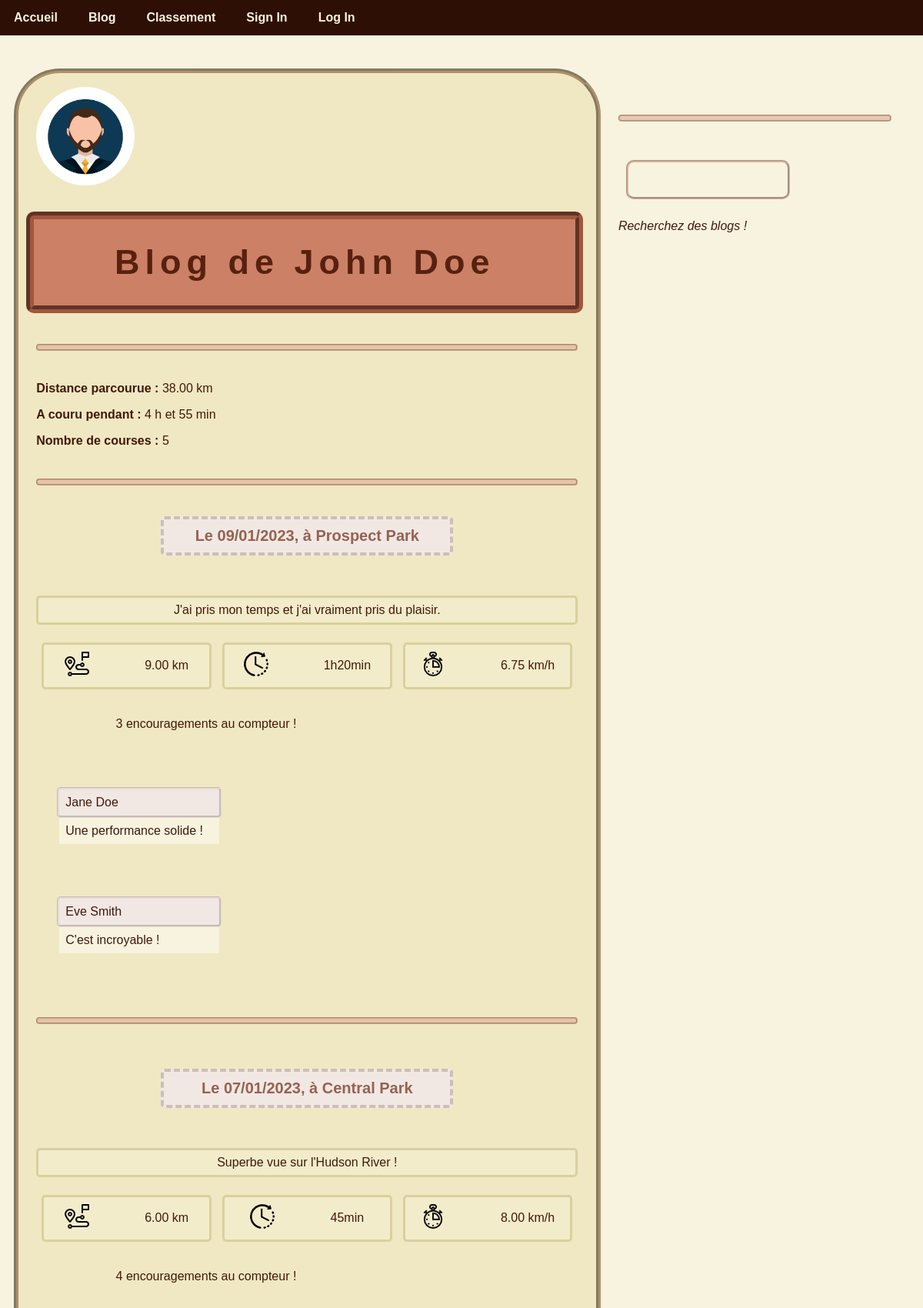
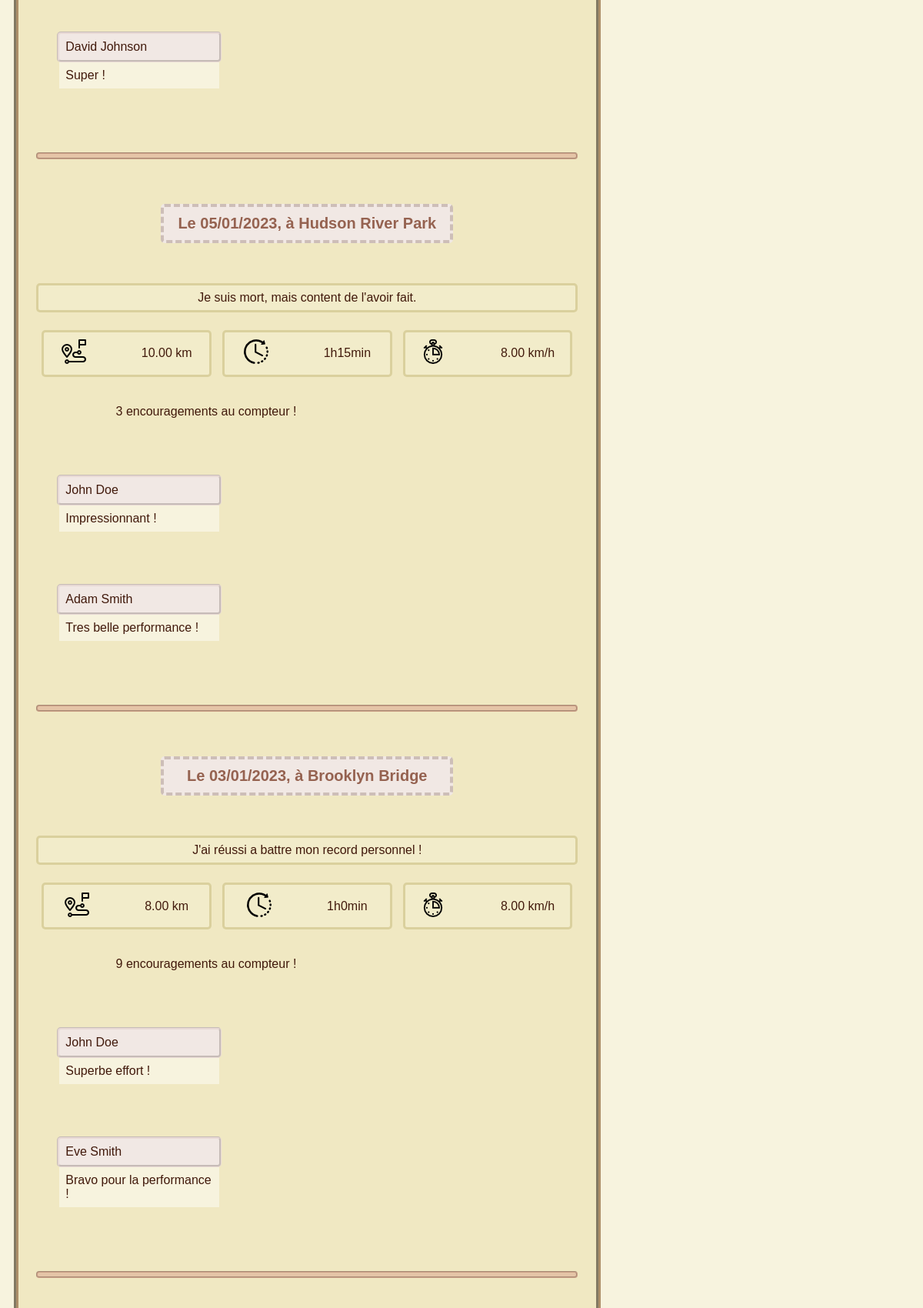
Screenshot of /blog.php?blog=1 (upper part) with the database file from the repository (2 pictures, top to bottom).
### tables this page shows
CREATE TABLE IF NOT EXISTS `utilisateur` (
`ID_utilisateur` int(11) NOT NULL,
  `nom` varchar(50) NOT NULL,
  `prenom` varchar(50) NOT NULL,
  `email` varchar(50) NOT NULL,
  `mot_de_passe` varchar(50) NOT NULL,
  `date_naissance` date NOT NULL,
  `date_inscription` date NOT NULL,
  `avatar` varchar(255) DEFAULT NULL
);

CREATE TABLE IF NOT EXISTS `post` (
`ID_post` int(11) NOT NULL,
  `ID_utilisateur` int(11) NOT NULL,
  `date` date NOT NULL,
  `distance` int(11) NOT NULL,
  `temps` time NOT NULL,
  `lieu` varchar(50) NOT NULL,
  `description` varchar(255) DEFAULT NULL
);

CREATE TABLE IF NOT EXISTS `commentaire` (
  `ID_post` int(11) NOT NULL,
  `ID_utilisateur` int(11) NOT NULL,
  `date` datetime NOT NULL,
  `texte` varchar(255) NOT NULL
);

### SousPages/SqlFunctions/sqlfunction_blog.php (called while the page is built, shortened)
<?php
function select_blog_limited($connexion, $id, $limit) {
    $sql = "SELECT
    utilisateur.nom as nom,
    utilisateur.prenom as prenom,
    post.id_post as id_post,
    post.date as date,
    ROUND(post.distance / 1000, 2) as distance,
    HOUR(post.temps) as temps_heures,
    MINUTE(post.temps) as temps_minutes,
    SECOND(post.temps) as temps_secondes,
    ROUND((post.distance / 1000) /((HOUR(post.temps) * 3600 + MINUTE(post.temps) * 60 + SECOND(post.temps)) / 3600), 2) as vitesse,
    post.description as description,
    post.lieu as lieu,
    post.id_post as ID_post
    FROM
        post INNER JOIN utilisateur
            ON post.ID_utilisateur = utilisateur.ID_utilisateur
    WHERE
        post.ID_utilisateur = '".$id."'
    ORDER BY
        post.date DESC
    LIMIT ".$limit.";
    ";
    $result = $connexion->query($sql);
    return $result;
}
function select_titre_blog($connexion, $blog) {
    $sql = "SELECT
                utilisateur.nom as nom,
                utilisateur.prenom as prenom,
                utilisateur.avatar as avatar
            FROM
                utilisateur
            WHERE
                utilisateur.id_utilisateur = '".$blog."'
            ;";
    $result = $connexion->query($sql);
    return $result;
}
?>

### SousPages/calcul_image_size.php (called while the page is built)
<?php
if ($width > $height) {
    $height = $height * $max / $width;
    $width = $max;
} else {
    $width = $width * $max / $height;
    $height = $max;
}
?>

### SousPages/SqlFunctions/sqlfunction_accueil.php (called while the page is built, shortened)
<?php
function count_like($connexion, $id_post) {
    $sql = "SELECT COUNT(*) as nb_like FROM liker WHERE id_post = '".$id_post."'";
    $result = $connexion->query($sql);
    return $result;
}
function find_comments($connexion, $id_post) {
    $sql = "SELECT
                commentaire.id_post as id_post,
                commentaire.id_utilisateur as id_utilisateur,
                commentaire.date as date,
                commentaire.texte as texte,
                utilisateur.nom as nom,
                utilisateur.prenom as prenom
            FROM
                commentaire INNER JOIN utilisateur
                    ON commentaire.id_utilisateur = utilisateur.id_utilisateur
            WHERE
                id_post = '".$id_post."'
            ORDER BY date DESC";
    $result = $connexion->query($sql);
    return $result;
}
?>

### SousPages/like_comment.php (the view, shortened to what this page needs)
<?php
echo "
                    </div>
                </div>";
echo "
            </div>
            <div class='boxtext'></div>
        </div>";
$comments = find_comments($connexion, $row['id_post']);
while ($comment = $comments->fetch()) {
    echo "
        <br><br>
        <div class='box-invisible'>
            <div class='boxtext'>
                <p class='commentuser'>".$comment['prenom']." ".$comment['nom']."</p>
                <p class='commenttext'>".$comment['texte']."</p>";
    echo "
            </div>
            <div class='boximage'></div>
            <div class='boximage'></div>
        </div><br>";
}
?>

### blog.php (shortened to what this page needs)
<!DOCTYPE html>
<html lang="fr">
<head>
<?php include("SousPages/header.php");?>
</head>
<body>
<?php include("SousPages/navbar.php");?>
<?php
    $connexion = connect_db();
?>
<div class="row">
    <div class="column-main">
        <?php
            if (isset($_GET["blog"])) {
                $blog = $_GET["blog"];
            } else if (isset($_COOKIE["id_utilisateur"])) {
                $blog = $_COOKIE["id_utilisateur"];
                ?>
                <form name="formauto" method="get" action="#">
                    <input type="hidden" name="blog" value="<?php echo $blog;?>">
                </form>
                <script>
                    document.forms["formauto"].submit();
                </script>
                <?php
            } else if (isset($_POST["blog"])) {
                $blog = $_POST["blog"];
                ?>
                <form name="formauto" method="get" action="#">
                    <input type="hidden" name="blog" value="<?php echo $blog;?>">
                </form>
                <script>
                    document.forms["formauto"].submit();
                </script>
                <?php
            } else {
                $blog = 0;
            }
            if (isset($_GET["nb_post"])) {
                $nb_post = $_GET["nb_post"];
            } else {
                $nb_post = 10;
            }
            if ($blog == 0) {
                echo "<p>Tu n'es sur aucun blog. Connecte toi pour en avoir un, ou recherche celui de quelqu'un d'autre.<p>";
            } else {
                $titre = select_titre_blog($connexion, $blog);
                $titre = $titre->fetch();
                $max = 128;
                list($width, $height, $type, $attr) = getimagesize($titre["avatar"]);
                include("SousPages/calcul_image_size.php");
                echo "<div><br>";
                echo "<img src='".$titre["avatar"]."' class='avatar' height='".$height."' width='".$width."' >";
                echo "</div>";
                echo "<h1> Blog de ".$titre['prenom']." ".$titre['nom']."</h1>";
                include('SousPages/show_stats.php');
                echo "<hr>";
                if ($nb_post == "no_limit") {
                    $result = select_blog($connexion, $blog);
                } else {
                    $result = select_blog_limited($connexion, $blog, $nb_post);
                }
                while ($row = $result->fetch()) {
                    $count_like = count_like($connexion, $row['id_post']);
                    $count_like = $count_like->fetch();
                    include("SousPages/contenu_blog.php");
                    include("SousPages/like_comment.php");
                            ?>
                            <?php
                    echo "<br><hr><br>";
                }
                    ?>
                    <?php
            }
        ?>
    </div>
    <div class="column-side">
        <div>
            <?php include("AJAX/recherche_blog.php"); ?>
        </div>
    </div>
</div>
</body>
</html>

### SousPages/contenu_blog.php (shortened to what this page needs)
<?php
$date = date_create($row['date']);
$date = date_format($date, 'd/m/Y');
echo "
<p class='location'>Le ".$date.", à ".$row['lieu']."</p><br><br>";
if(!($row['description']=="")){
    echo "<p class='box'>".$row['description']."</p>";
}
echo "
<div class='row'>
    <div class='column-third-no-bg'>
        <div class='box'>
            <div class='boximage'>
                <img src='./Icones/distance.png'>
            </div>
            <div class='boxtext'>
                <p>".$row['distance']." km</p>
            </div>
        </div>
    </div>
    <div class='column-third-no-bg'>
        <div class='box'>
            <div class='boximage'>
                <img src='./Icones/duree.png'>
            </div>
            <div class='boxtext'>";
                if ($row['temps_heures'] == 0) {
                    echo "<p>".$row['temps_minutes']."min</p>";
                } else {
                    echo "<p>".$row['temps_heures']."h".$row['temps_minutes']."min</p>";
                }
        echo "</div>
        </div>
    </div>
    <div class='column-third-no-bg'>
        <div class='box'>
            <div class='boximage'>
                <img src='./Icones/vitesse.png'>
            </div>
            <div class='boxtext'>
                <p>".$row['vitesse']." km/h</p>
            </div>
        </div>
    </div>
</div>
<div class='row'>
    <div class='column-third-no-bg'>
        <div class='box-invisible'>
            <div class='boxtext'>
                <p>".$count_like['nb_like']." encouragements au compteur !</p>
            </div>
            <div class='boximage'>";
?>

### Styles/style.css (style rules this page uses)
:root { --font: verdana, sans-serif; --white: hsl(50, 60%, 92%); --red-white: hsl(15, 30%, 92%); --light-yellow: hsl(50, 60%, 85%) }
body { margin-top: 0; margin-bottom:0; padding: 10px 10px; background-color: var(--white); }
h1, h2 { font-family: var(--font); color:hsl(15, 70%, 20%); text-align: center; letter-spacing: 1px; }
h1 { font-size: 45px; font-family: century gothic, sans-serif; letter-spacing: 7px; margin: 30px auto 30px -13px; padding: 30px 0px 30px 0px; width: 100%; background-color: hsl(15, 50%, 60%); border-radius: 10px; border-style: groove; border-width: 10px; border-color: hsla(15, 50%, 40%, 80%); }
hr { height: 5px; margin-top: 40px; margin-bottom: 40px; color: hsl(15, 50%, 50%); background-color: hsla(15, 50%, 70%, 50%); border-width: 2px; border-color: hsla(15, 30%, 50%, 40%); border-radius: 4px; border-style: groove; }
p { font-family: var(--font); color: hsl(15, 70%, 15%); }
.location { font-weight: bold; font-size: 20px; text-align: center; color: hsl(15, 30%, 45%); margin: auto; padding: 10px; width: 50%; border-radius: 5px; border-style: dashed; border-width: 4px; border-color: hsla(15, 70%, 15%, 20%); background-color: var(--red-white); ; }
.commentuser { margin: auto; padding: 8px; width: 12em; background-color: var(--red-white); border-width: 3px; border-color: hsla(15, 30%, 80%, 40%); border-style: groove; border-radius: 5px; }
.commenttext { margin: auto; padding: 8px; width: 12em; background-color: var(--white); }
.box { display: flex; align-items: center; justify-content: center; padding: 1%; background-color: hsla(50, 60%, 92%, 30%); border-radius: 5px; border-style: solid; border-color: hsla(50, 40%, 60%, 50%); border-width: 3px; }
.box-invisible { display: flex; align-items: center; justify-content: center; padding: 1%; }
.boximage { flex-basis: 40%; }
.boxtext { padding-left: 20px; font-size: 16px; }
img { max-width: 100%; }
.row { display: flex; }
.column-main { flex: 60%; padding: 0px 2% 0px 2%; margin: 25px auto auto auto; width: 90%; background-color: var(--light-yellow); border-width: 6px 6px; border-style: groove; border-color: hsla(25, 70%, 25%, 50%); border-radius: 60px; }
.column-side { flex: 30%; padding: 0px 2% 0px 2%; margin-top: 45px; }
.column-third-no-bg { flex: 28%; padding: 1%; }
.avatar { border-radius: 50%; }

### rows the page displays
utilisateur: avatar (picture), prenom "John", nom "Doe"
post: date "09/01/2023", lieu "Prospect Park", description "J'ai pris mon temps et j'ai vraiment pris du plaisir.", distance "9.00", temps_heures "1", temps_minutes "20", vitesse "6.75", nb_like "3"
commentaire: ID_utilisateur.prenom "Jane", ID_utilisateur.nom "Doe", texte "Une performance solide !"
commentaire: ID_utilisateur.prenom "Eve", ID_utilisateur.nom "Smith", texte "C'est incroyable !"
post: date "07/01/2023", lieu "Central Park", description "Superbe vue sur l'Hudson River !", distance "6.00", temps_minutes "45", vitesse "8.00", nb_like "4"
commentaire: ID_utilisateur.prenom "David", ID_utilisateur.nom "Johnson", texte "Super !"
post: date "05/01/2023", lieu "Hudson River Park", description "Je suis mort, mais content de l'avoir fait.", distance "10.00", temps_heures "1", temps_minutes "15", vitesse "8.00", nb_like "3"
commentaire: ID_utilisateur.prenom "John", ID_utilisateur.nom "Doe", texte "Impressionnant !"
commentaire: ID_utilisateur.prenom "Adam", ID_utilisateur.nom "Smith", texte "Tres belle performance !"
post: date "03/01/2023", lieu "Brooklyn Bridge", description "J'ai réussi a battre mon record personnel !", distance "8.00", temps_heures "1", temps_minutes "0", vitesse "8.00", nb_like "9"
commentaire: ID_utilisateur.prenom "John", ID_utilisateur.nom "Doe", texte "Superbe effort !"
commentaire: ID_utilisateur.prenom "Eve", ID_utilisateur.nom "Smith", texte "Bravo pour la performance !"

### other values shown
$result["distance"] "38.00"
$temps_heure "4"
$temps_minute "55"
$result["nb_courses"] "5"
